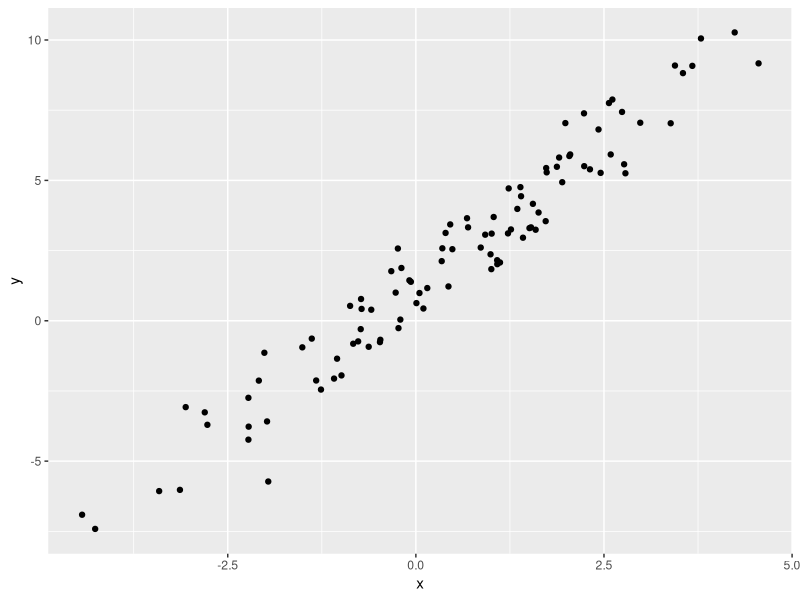

The R script that drew this image:
## ---- chunk 1
library(tidyverse)
## ---- chunk 2
plot_df = 
  tibble(
    x = rnorm(100, mean = 1, sd = 2),
    y = 1 + 2* x + rnorm(100)
  )
## ---- chunk 3
plot_df |> 
  ggplot(aes(x, y)) +
  geom_point()
